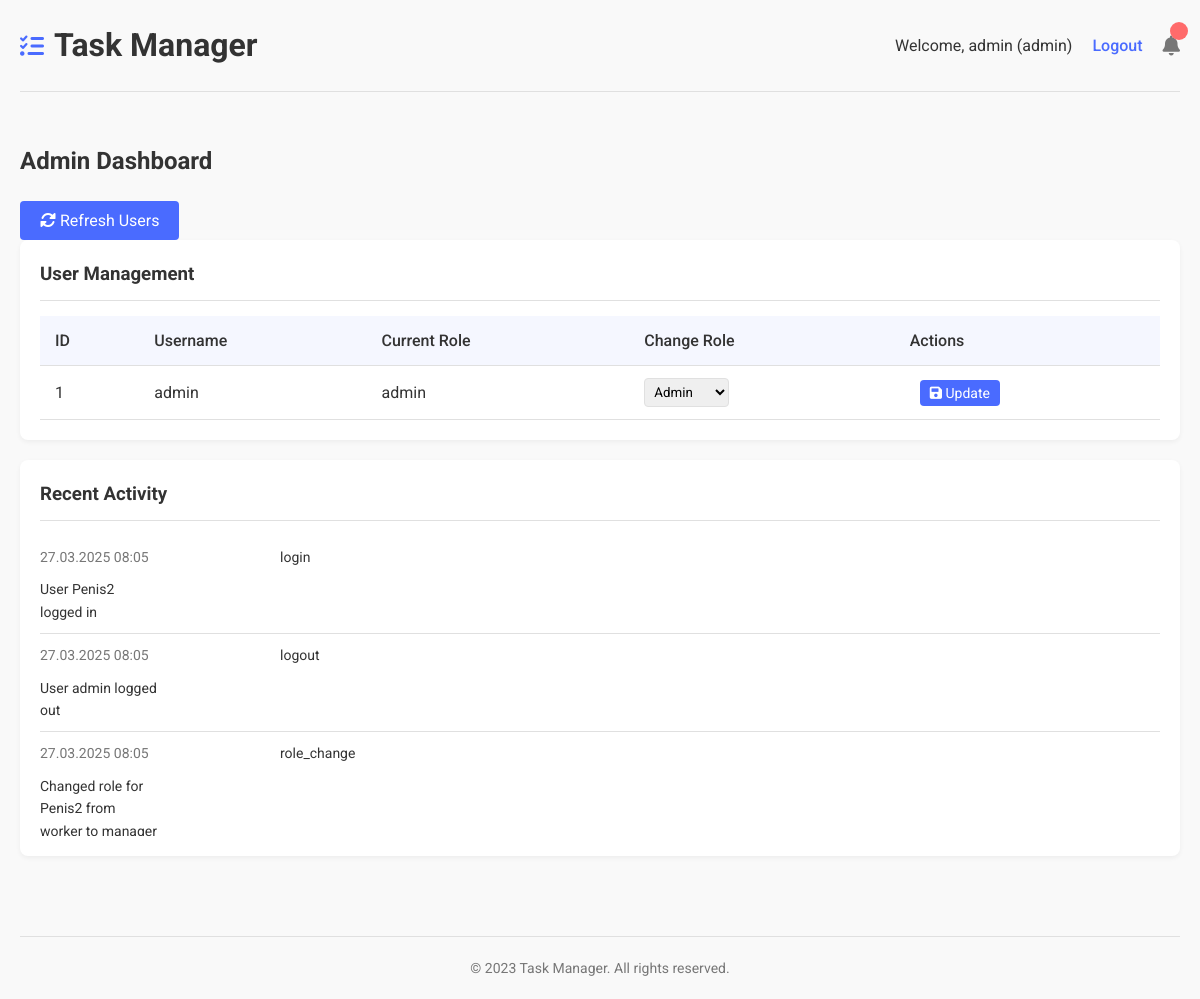
Page / (signed in) on the earlier database version.
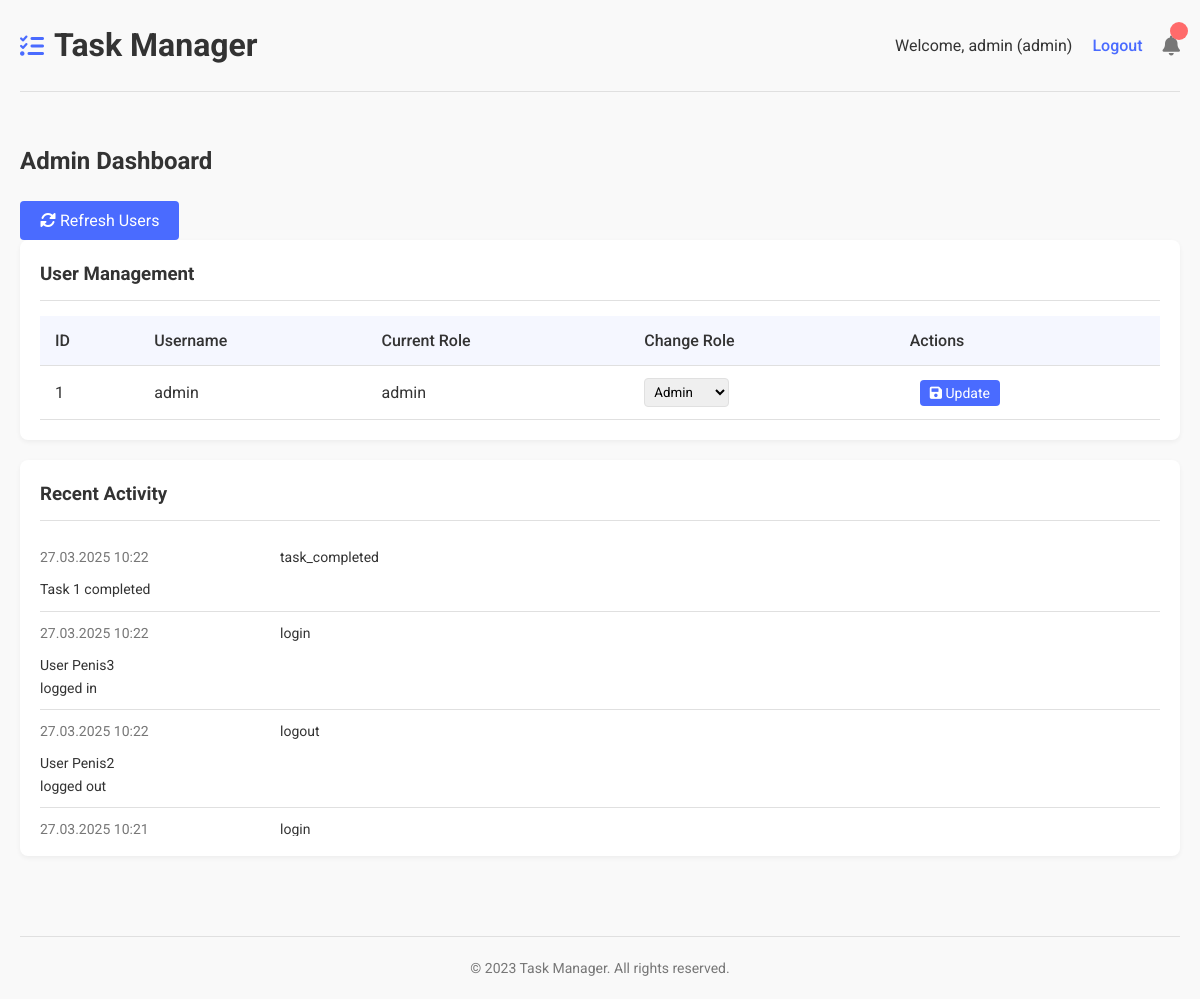
Same page on the later database version.
### tables this page shows
CREATE TABLE users (
    id INTEGER PRIMARY KEY AUTOINCREMENT,
    username TEXT UNIQUE NOT NULL,
    password TEXT NOT NULL,
    role TEXT NOT NULL DEFAULT 'worker',
    created_at TIMESTAMP DEFAULT CURRENT_TIMESTAMP
);

CREATE TABLE logs (
    id INTEGER PRIMARY KEY AUTOINCREMENT,
    user_id INTEGER NOT NULL,
    action TEXT NOT NULL,
    details TEXT,
    timestamp TIMESTAMP DEFAULT CURRENT_TIMESTAMP,
    FOREIGN KEY (user_id) REFERENCES users (id)
);

### app.py (the view)
@app.route('/')
def index():
    if 'user_id' not in session:
        return redirect(url_for('login'))
    role = session.get('role')
    if role == 'admin':
        return admin_dashboard()
    elif role == 'manager':
        return manager_dashboard()
    return worker_dashboard()

### app.py (called while the page is built)
def get_db():
    if 'db' not in g:
        g.db = sqlite3.connect(app.config['DATABASE'])
        g.db.row_factory = sqlite3.Row
    return g.db

def admin_dashboard():
    db = get_db()
    users = db.execute('SELECT id, username, role FROM users WHERE role = "admin"').fetchall()
    logs = db.execute('SELECT * FROM logs ORDER BY timestamp DESC LIMIT 10').fetchall()
    return render_template('admin.html', users=users, logs=logs)

@app.template_filter('datetimeformat')
def datetimeformat_filter(value, format='%d.%m.%Y %H:%M'):
    if not value:
        return ''
    try:
        if isinstance(value, str):
            dt = datetime.strptime(value, '%Y-%m-%d %H:%M:%S')
        else:
            dt = value
        return dt.strftime(format)
    except ValueError:
        return value

### templates/admin.html (shortened to what this page needs)
{% extends "base.html" %}
{% block content %}
<div class="dashboard">
    <h2>Admin Dashboard</h2>
    <button id="refresh-users" class="btn btn-secondary mb-3">
        <i class="fas fa-sync-alt"></i> Refresh Users
    </button>
    <div class="dashboard-section">
        <h3>User Management</h3>
        <div id="users-table-container">
            {% include '_users_table.html' %}
        </div>
    </div>
    <div class="dashboard-section">
        <h3>Recent Activity</h3>
        <div class="activity-log">
            {% for log in logs %}
            <div class="log-entry">
                <span class="log-time">{{ log.timestamp|datetimeformat }}</span>
                <span class="log-user">{{ log.username }}</span>
                <span class="log-action">{{ log.action }}</span>
                <span class="log-details">{{ log.details }}</span>
            </div>
            {% else %}
            <p>No activity logs found</p>
            {% endfor %}
        </div>
    </div>
</div>
{% endblock %}

### templates/base.html (shortened to what this page needs)
<!DOCTYPE html>
<html lang="en">
<head>
    <link rel="stylesheet" href="{{ url_for('static', filename='css/style.css') }}">
    <link rel="stylesheet" href="https://cdnjs.cloudflare.com/ajax/libs/font-awesome/6.0.0-beta3/css/all.min.css">
</head>
<body>
    <div class="container">
        <header>
            <div class="logo">
                <i class="fas fa-tasks"></i>
                <h1>Task Manager</h1>
            </div>
            <nav>
                {% if 'user_id' in session %}
                    <span>Welcome, {{ session['username'] }} ({{ session['role'] }})</span>
                    <a href="{{ url_for('logout') }}">Logout</a>
                    <a href="#" id="notifications-btn">
                        <i class="fas fa-bell"></i>
                        <span id="notification-count"></span>
                    </a>
                {% endif %}
            </nav>
        </header>
        <main>
            {% block content %}{% endblock %}
        </main>
        <footer>
            <p>&copy; 2023 Task Manager. All rights reserved.</p>
        </footer>
    </div>
</body>
</html>

### templates/_users_table.html (shortened to what this page needs)
<table class="data-table">
    <thead>
        <tr>
            <th>ID</th>
            <th>Username</th>
            <th>Current Role</th>
            <th>Change Role</th>
            <th>Actions</th>
        </tr>
    </thead>
    <tbody>
        {% for user in users %}
        <tr>
            <td>{{ user.id }}</td>
            <td>{{ user.username }}</td>
            <td class="current-role">{{ user.role }}</td>
            <td>
                <select class="form-select role-select">
                    <option value="admin" {% if user.role == 'admin' %}selected{% endif %}>Admin</option>
                </select>
            </td>
            <td>
                <button class="btn btn-primary btn-sm btn-update-role" data-user-id="{{ user.id }}">
                    <i class="fas fa-save"></i> Update
                </button>
            </td>
        </tr>
        {% else %}
        <tr>
            <td colspan="5">No users found</td>
        </tr>
        {% endfor %}
    </tbody>
</table>

### static/css/style.css (style rules this page uses)
:root { --primary-color: #4a6bff; --secondary-color: #f5f7ff; --accent-color: #ff6b6b; --text-color: #333; --light-text: #777; --border-color: #e0e0e0; --success-color: #28a745; --warning-color: #ffc107; --danger-color: #dc3545; --background-color: #f9f9f9; --card-bg: #ffffff; }
* { margin: 0; padding: 0; box-sizing: border-box; font-family: 'Roboto', sans-serif; }
body { background-color: var(--background-color); color: var(--text-color); line-height: 1.6; }
.container { max-width: 1200px; margin: 0 auto; padding: 0 20px; }
header { display: flex; justify-content: space-between; align-items: center; padding: 20px 0; border-bottom: 1px solid var(--border-color); margin-bottom: 30px; }
.logo { display: flex; align-items: center; gap: 10px; }
.logo i { font-size: 24px; color: var(--primary-color); }
nav { display: flex; align-items: center; gap: 20px; }
nav a { text-decoration: none; color: var(--primary-color); font-weight: 500; }
#notifications-btn { position: relative; font-size: 20px; color: var(--light-text); }
#notification-count { position: absolute; top: -8px; right: -8px; background-color: var(--accent-color); color: white; border-radius: 50%; width: 18px; height: 18px; font-size: 12px; display: flex; align-items: center; justify-content: center; }
.btn { display: inline-block; padding: 10px 20px; background-color: var(--primary-color); color: white; border: none; border-radius: 4px; cursor: pointer; font-size: 16px; text-align: center; text-decoration: none; transition: background-color 0.3s; }
.btn-primary { background-color: var(--primary-color); }
.btn-sm { padding: 5px 10px; font-size: 14px; }
.btn-update-role { margin-left: 10px; }
.dashboard { padding: 20px 0; }
.dashboard h2 { margin-bottom: 20px; }
.dashboard-section { background-color: var(--card-bg); padding: 20px; border-radius: 8px; box-shadow: 0 2px 5px rgba(0, 0, 0, 0.05); margin-bottom: 20px; }
.dashboard-section h3 { margin-bottom: 15px; padding-bottom: 10px; border-bottom: 1px solid var(--border-color); }
.data-table { width: 100%; border-collapse: collapse; }
.data-table th, .data-table td { padding: 12px 15px; text-align: left; border-bottom: 1px solid var(--border-color); }
.data-table th { background-color: var(--secondary-color); font-weight: 500; }
.role-select { padding: 5px; border-radius: 4px; border: 1px solid var(--border-color); }
.activity-log { max-height: 300px; overflow-y: auto; }
.log-entry { padding: 10px 0; border-bottom: 1px solid var(--border-color); display: grid; grid-template-columns: 120px 100px 1fr; gap: 10px; font-size: 14px; }
.log-time { color: var(--light-text); }
.log-user { font-weight: 500; }
footer { text-align: center; padding: 20px 0; margin-top: 40px; border-top: 1px solid var(--border-color); color: var(--light-text); font-size: 14px; }

Differences in the rows shown:
no longer on this page (row unchanged): logs: timestamp "27.03.2025 08:05", action "login", details "User Penis2 logged in"
no longer on this page (row unchanged): logs: timestamp "27.03.2025 08:05", action "logout", details "User admin logged out"
no longer on this page (row unchanged): logs: timestamp "27.03.2025 08:05", action "role_change", details "Changed role for Penis2 from worker to manager"
added logs: timestamp "27.03.2025 10:22", action "task_completed", details "Task 1 completed"
added logs: timestamp "27.03.2025 10:22", action "login", details "User Penis3 logged in"
added logs: timestamp "27.03.2025 10:22", action "logout", details "User Penis2 logged out"
added logs: timestamp "27.03.2025 10:21", action "login"
